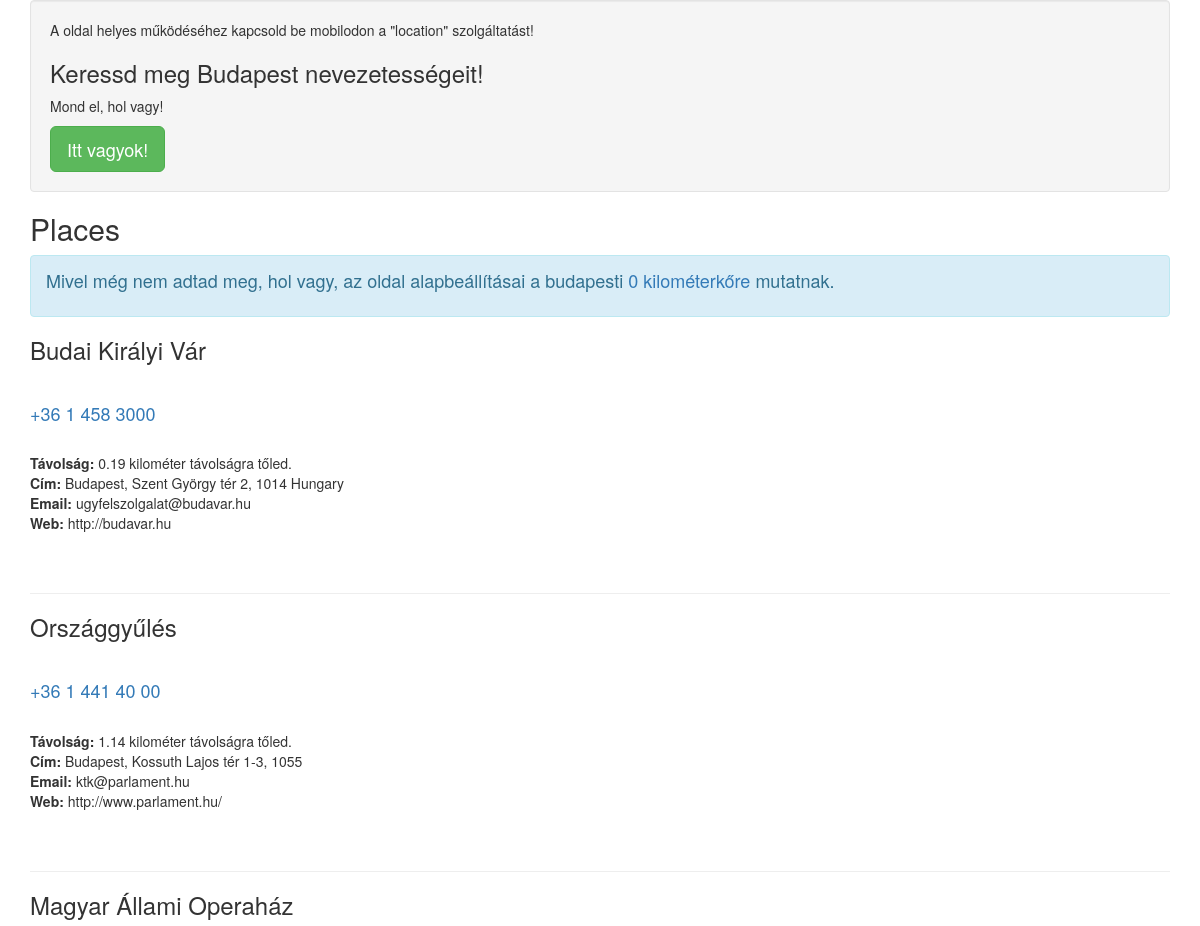
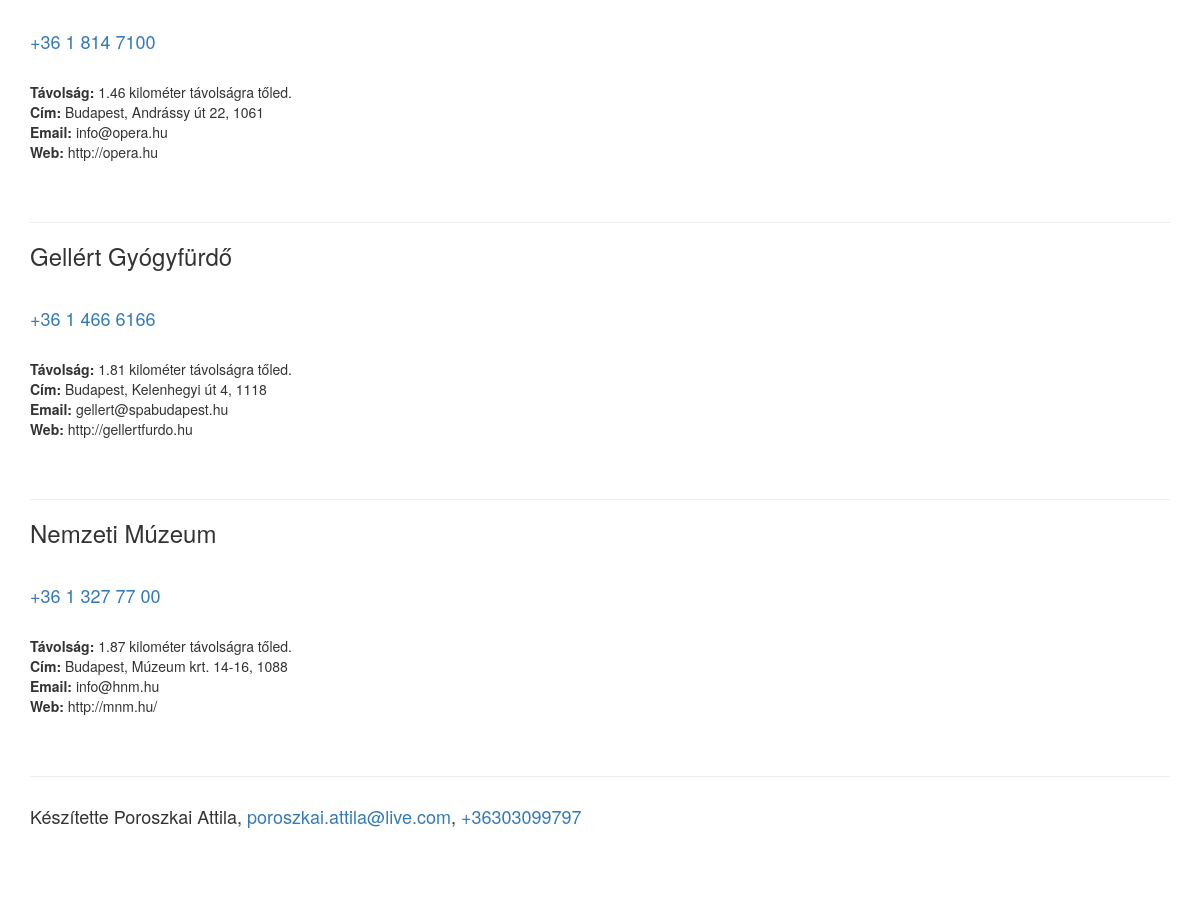
The page / on the database its author committed (2 pictures, top to bottom).
### tables this page shows
CREATE TABLE `locations` (
  `id` int(11) unsigned NOT NULL AUTO_INCREMENT,
  `address` varchar(128) NOT NULL DEFAULT '',
  `lat` double NOT NULL,
  `lng` double NOT NULL,
  `telephone` varchar(20) NOT NULL DEFAULT '',
  `email` varchar(96) NOT NULL DEFAULT '',
  `website` varchar(64) NOT NULL DEFAULT '',
  `name` varchar(96) NOT NULL,
  PRIMARY KEY (`id`)
);

### list.php (the view)
<?php
require 'db.php';
if (!empty($_POST)) {
	$lat = (float) $_POST['lat'];
	$lng = (float) $_POST['lng'];
	echo '<div class="alert alert-success" role="alert"><h4>A jelenlegi helyzetedhez képest, távolsági sorrendben megkaptad a nevezetességek listáját.</h4></div>';
} else {
	$lat = (float) '47.4977973';
	$lng = (float) '19.0401857';
	echo '<div class="alert alert-info" role="alert"><h4>Mivel még nem adtad meg, hol vagy, az oldal alapbeállításai a budapesti <a target="_blank" href="https://hu.wikipedia.org/wiki/%E2%80%9E0%E2%80%9D_kilom%C3%A9terk%C5%91">0 kilométerkőre</a> mutatnak.</h4></div>';
}
$locations = $db->query("SELECT id, address, lat, lng, telephone, email, website, name, ( 6371 * acos( cos( radians( $lat ) ) * cos( radians( lat ) ) * cos( radians( lng ) - radians( $lng ) ) + sin( radians( $lat ) ) * sin( radians( lat ) ) ) ) AS distance FROM locations HAVING distance < 10000 ORDER BY distance LIMIT 0 , 20;
");
$locations = $locations->fetchAll(PDO::FETCH_ASSOC);
foreach ($locations as $location) {
            echo '<h3>' . $location['name'] . '</h3><br />';
            echo '<h4><a href="tel:' . $location['telephone'] . '">' . $location['telephone'] . '</a></h4><br />';
            echo '<b>Távolság: </b>' . round($location['distance'], 2, PHP_ROUND_HALF_UP) . ' kilométer távolságra tőled.<br />';
            echo '<b>Cím: </b>' . $location['address'] . '<br />';
            echo '<b>Email: </b>' . $location['email'] . '<br />';
            echo '<b>Web: </b>' . $location['website'] . '<br />';
            echo '<br /><br /><hr>';
        }

### index.php (shortened to what this page needs)
<!doctype html>
<html lang="hu">
<head>
    <link rel="stylesheet" href="https://maxcdn.bootstrapcdn.com/bootstrap/3.3.7/css/bootstrap.min.css">
</head>
<body>
    <div class="container">
        <div class="map-search well">
            <p>A oldal helyes működéséhez kapcsold be mobilodon a "location" szolgáltatást!</p>
            <h3 class="title">Keressd meg Budapest nevezetességeit!</h3>
            <p>Mond el, hol vagy!</p>
            <button id="get_location" class="btn btn-success btn-lg">Itt vagyok!</button>
        </div>
        <h2>Places</h2>
       <div id="places">
           <?php require 'list.php'; ?>
       </div>
    </div>
    <div id="footer">
        <div class="container">
            <h4>
            Készítette Poroszkai Attila, <a href="mailto:poroszkai.attila@live.com">poroszkai.attila@live.com</a>,
                                        <a href="tel:+36303099797">+36303099797</a>
            </h4>
            <br />
            <br />
            <br />
        </div>
    </div>
</body>
</html>

### rows shown on the page
locations: name "Budai Királyi Vár", telephone "+36 1 458 3000", distance "0.19", address "Budapest, Szent György tér 2, 1014 Hungary", email "ugyfelszolgalat@budavar.hu", website "http://budavar.hu"
locations: name "Országgyűlés", telephone "+36 1 441 40 00", distance "1.14", address "Budapest, Kossuth Lajos tér 1-3, 1055", email "ktk@parlament.hu", website "http://www.parlament.hu/"
locations: name "Magyar Állami Operaház", telephone "+36 1 814 7100", distance "1.46", address "Budapest, Andrássy út 22, 1061", email "info@opera.hu", website "http://opera.hu"
locations: name "Gellért Gyógyfürdő", telephone "+36 1 466 6166", distance "1.81", address "Budapest, Kelenhegyi út 4, 1118", email "gellert@spabudapest.hu", website "http://gellertfurdo.hu"
locations: name "Nemzeti Múzeum", telephone "+36 1 327 77 00", distance "1.87", address "Budapest, Múzeum krt. 14-16, 1088", email "info@hnm.hu", website "http://mnm.hu/"
